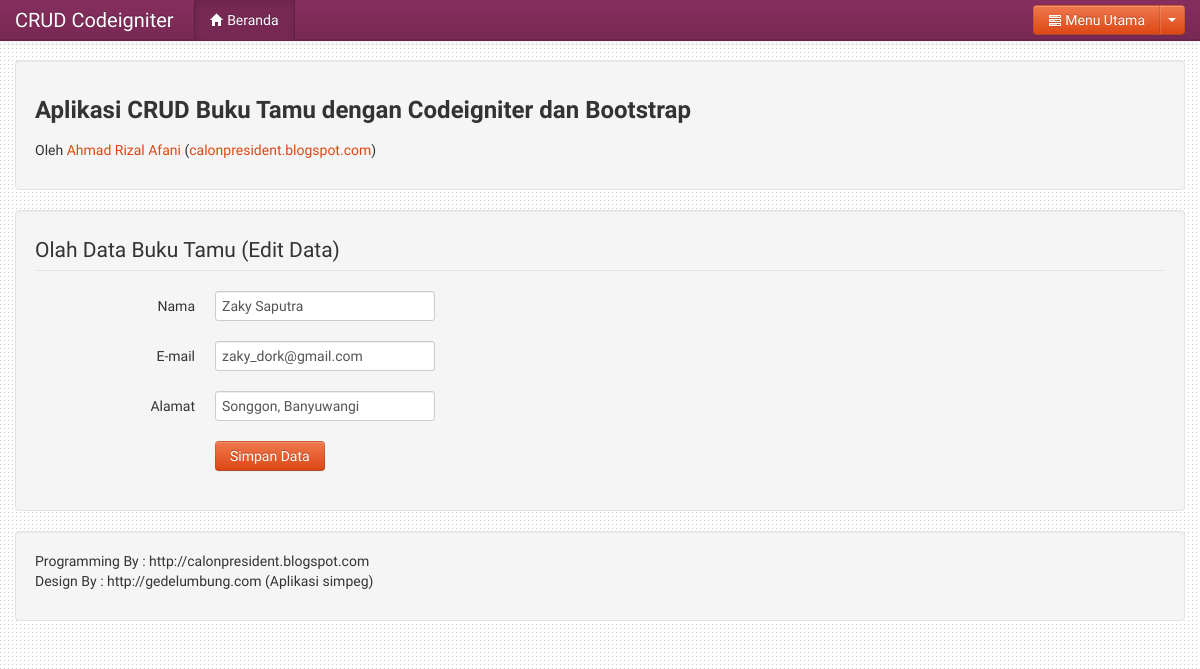
Page /index.php/welcome/edit/4 on the committed database.
### tables this page shows
CREATE TABLE `guestbook` (
  `id` int(11) NOT NULL AUTO_INCREMENT,
  `nama` varchar(50) NOT NULL,
  `email` varchar(50) NOT NULL,
  `alamat` varchar(50) DEFAULT NULL,
  PRIMARY KEY (`id`)
);

### application/controllers/welcome.php (called while the page is built, shortened)
<?php if ( ! defined('BASEPATH')) exit('No direct script access allowed');
class Welcome extends CI_Controller {
	public function edit($id = 0)
	{
		$temp = $this->my_model->GetData("where id = '$id'")->result_array();
		$data = array(
			'status' => 'Edit',
			'nama' => $temp[0]['nama'],
			'email' => $temp[0]['email'],
			'alamat' => $temp[0]['alamat'],
			'id' => $temp[0]['id']
		);
		$this->load->view('manipulasi_data',$data);
	}
}

### index.php (called while the page is built, shortened)
<?php
require_once BASEPATH.'core/CodeIgniter.php';

### application/models/my_model.php (called while the page is built, shortened)
<?php if ( ! defined('BASEPATH')) exit('No direct script access allowed');
class My_model extends CI_Model {
	public function GetData($where = '')
	{
		return $this->db->query("select * from guestbook $where;");
	}
}
?>

### application/views/manipulasi_data.php (the view, shortened to what this page needs)
<!DOCTYPE html>
<html lang="en">
  <head>
    <link href="<?php echo base_url(); ?>asset/css/bootstrap.min.css" rel="stylesheet">
    <link href="<?php echo base_url(); ?>asset/css/bootstrap-responsive.min.css" rel="stylesheet">
    <link href="<?php echo base_url(); ?>asset/css/docs.css" rel="stylesheet">
	<link rel="stylesheet" href="<?php echo base_url(); ?>asset/colorbox/colorbox.css" />
  </head>
  <body>
    <div class="navbar navbar-inverse navbar-fixed-top">
      <div class="navbar-inner">
        <div class="container">
          <a class="brand" href="">CRUD Codeigniter</a>
          <div class="nav-collapse collapse">
            <ul class="nav">
              <li class="active"><a href="<?php echo base_url(); ?>"><i class="icon-home icon-white"></i> Beranda</a></li>
            </ul>
            <div class="btn-group pull-right">
			  <button class="btn btn-primary"><i class="icon-tasks icon-white"></i> Menu Utama</button>
			  <button class="btn btn-primary dropdown-toggle" data-toggle="dropdown">
				<span class="caret"></span>
			  </button>
			</div>
          </div>
        </div>
      </div>
    </div>
    <div class="container">
	<div class="well">
	  <div class="row">
		<div class="span">
		  <h3>Aplikasi CRUD Buku Tamu dengan Codeigniter dan Bootstrap</h3>
		  <p>Oleh <a href="https://www.facebook.com/Ahmad.Rizal.Afani" target="_blank">Ahmad Rizal Afani</a>
		  (<a href="http://calonpresident.blogspot.com" target="_blank">calonpresident.blogspot.com</a>)</p>
		</div>
	  </div>
	</div>
  <div class="well">
		<section>
			<form action="<?php echo base_url().'index.php/welcome/simpan' ?>" class="form-horizontal" method="post" accept-charset="utf-8">
			<div class="control-group">
		  	<legend>Olah Data Buku Tamu (<?php echo $status; ?> Data)</legend>
			<label class="control-label" for="nama_unit_kerja">Nama</label>
			<div class="controls">
			  <input type="text" class="span" name="nama" id="nama_lengkap" value="<?php echo $nama; ?>" placeholder="Nama">
			</div>
		  </div>
		  <div class="control-group">
			<label class="control-label" for="eselon">E-mail</label>
			<div class="controls">
			  <input type="text" class="span" name="email" id="username" value="<?php echo $email; ?>" placeholder="E - mail">
			</div>
		  </div>
		  <div class="control-group">
			<label class="control-label" for="parent_unit">Alamat</label>
			<div class="controls">
			  <input type="text" class="span" name="alamat" id="alamat" value="<?php echo $alamat; ?>" placeholder="Alamat">
			</div>
		  </div>
		  <div class="control-group">
			<div class="controls">
			  <button type="submit" class="btn btn-primary">Simpan Data</button>
			</div>
		  </div>
		</form>
		</section>
  </div>
      <footer class="well">
        <p>
        	Programming By : http://calonpresident.blogspot.com <br />
            Design By : http://gedelumbung.com (Aplikasi simpeg)
        </p>
      </footer>
    </div>
  </body>
</html>

### asset/css/docs.css (style rules this page uses)
body { position: relative; padding-top: 60px; background-image:url(../img/bg_dotted.png); background-position: 0 40px; }

### rows in the picture
guestbook: nama "Zaky Saputra", email "zaky_dork@gmail.com", alamat "Songgon, Banyuwangi"

### other values in the picture
$status "Edit"
